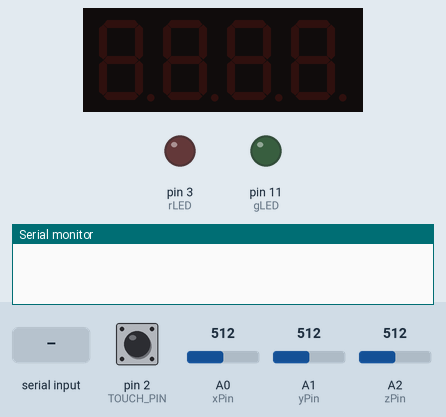
This sketch was run on a simulated Arduino Uno, built with avr-gcc and run on an emulated ATmega328P. On the bench: 4-digit seven-segment display, output pins drawn as LEDs (lit = HIGH), the last lines printed to the serial monitor. Inputs (shaded band) come from the test bench; at power-on: A0 (xPin) = 512, pin 2 (TOUCH_PIN) LOW, A1 (yPin) = 512, A2 (zPin) = 512.

Above: at 1.2 s.
1.3 s: "start\n" received over Serial
At 2.4 s:
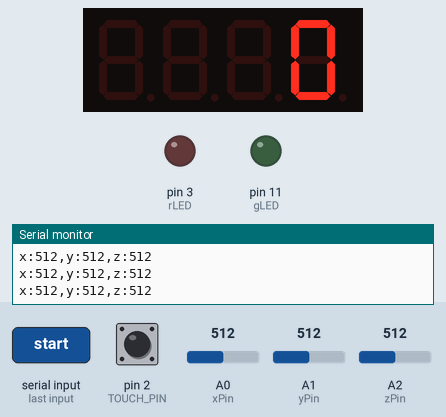
2.9 s: "90,45\n" received over Serial
At 3.3 s:
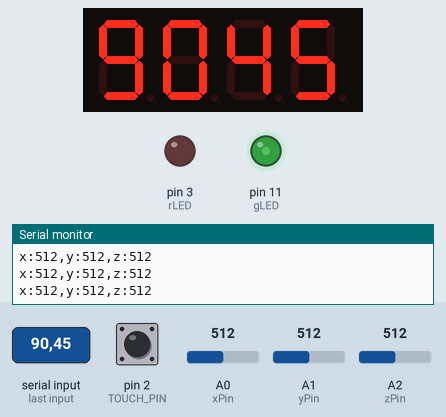
4.5 s: "30,150\n" received over Serial
At 5.4 s:
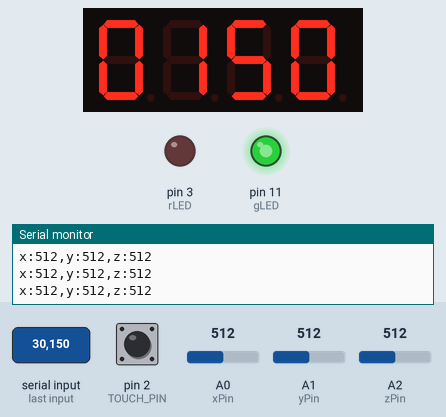
6.1 s: "1\n" received over Serial
At 7.3 s:
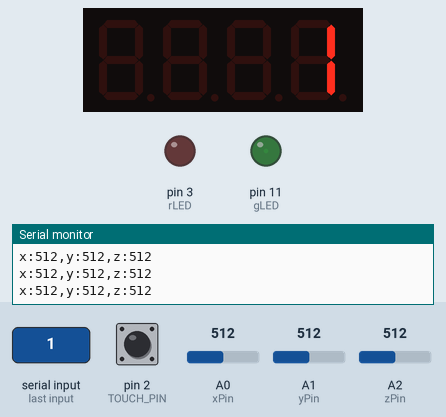
7.6 s: A0 (xPin) set to 983
10.6 s: A0 (xPin) set to 1010
Timing chart, 0 to 13.1 s (numbered marks = the images above; inputs shaded):
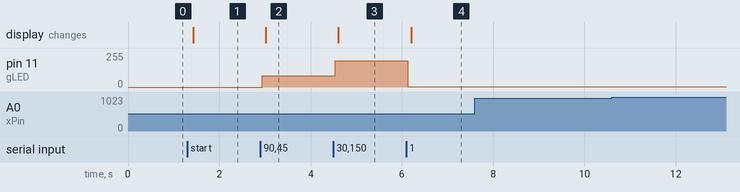

The sketch:

akcelerometar_timer.ino
```cpp
#include <TimerOne.h>
#include <TM1637Display.h>

String operation = "";
String inputString = "";
String last_operation = "";
String next_operation = "";
int num1 = 0;
bool calibration = false;
bool negative = false;
bool flag = false;

volatile int x = 0;
volatile int y = 0;
volatile int z = 0;
int value = 0;
int number = 0;
volatile byte stanje = 0;

const int xPin = A0;
const int yPin = A1;
const int zPin = A2;

const int TOUCH_PIN = 2;

const int rLED = 3;
const int gLED = 11;

const int CLK = 9;
const int DIO = 8;

TM1637Display display(CLK, DIO);

void setup()
{
  Serial.begin(9600);
  Timer1.initialize(100000);
  Timer1.attachInterrupt(timerIsr);
  pinMode(TOUCH_PIN, INPUT);
  attachInterrupt(digitalPinToInterrupt(TOUCH_PIN), takeValue, CHANGE);
  pinMode(rLED, OUTPUT);

  pinMode(gLED, OUTPUT);

  display.setBrightness(7);
}

void loop()
{
  if (operation == "calibrateX")
  {
    value = axisCalibration(x);
  }
  else if (operation == "calibrateY")
  {
    value = axisCalibration(y);
  }
  else if (operation == "calibrateZ")
  {
    value = axisCalibration(z);
  }
  else if (operation == "start")
  {
    ledDiode();
  }
}


//slanje brojeva tokom kalibracije
void takeValue()
{
  if (calibration)
  {
    printValue();
    calibration = false;
  }
}

//letenje
void ledDiode()
{
  printValue();
  while (operation != "kraj letenja")
  {
    serialEvent();
    if (negative)
    {
      analogWrite(rLED, number);
      analogWrite(gLED, 0);
    }
    else
    {
      analogWrite(gLED, number);
      analogWrite(rLED, 0);
    }
    printValue();
    display.showNumberDec(number);
  }
  analogWrite(rLED, 0);
  analogWrite(gLED, 0);
}

//slanje ocitanih vrednosti sa akcelometra
void printValue()
{
  for (int i = 0; i < 5; i++)
  {
    Serial.print("x:");
    Serial.print(x);
    Serial.print(",y:");
    Serial.print(y);
    Serial.print(",z:");
    Serial.print(z);
    Serial.print("\n");
  }
}

//citanje sa serial monitora
void serialEvent()
{
  while (Serial.available())
  {
    char inChar = (char)Serial.read();
    //ako smo stigli do kraja reda to je jedna komanda
    if (inChar == '\n')
    {

      operation = inputString;
      number = num1;
      num1 = 0;
      negative = flag;
      flag = false;
      //kalibracija
      if (inputString == "calibrateX" || inputString == "calibrateY" || inputString == "calibrateZ")
        calibration = true;
      inputString = "";
    }
    //u slucaju da je broj negativan
    else if (inChar == '-')
      flag = true;
    //citanje brojeva
    else if (inChar >= '0' && inChar <= '9')
    {
      num1 = num1 * 10 + inChar - '0';
    }
    else
    {
      inputString += inChar;
    }
  }
}

//prikaz na displeju
int axisCalibration(int value)
{
  if (stanje == 1)
  {
    display.showNumberDec(value);
    stanje = 0;
  }

  return value;
}


//citanje podataka sa akcelometra
void timerIsr()
{
  x = analogRead(xPin);
  y = analogRead(yPin);
  z = analogRead(zPin);
  stanje = 1;
}
```

Measured:
- after the input at 1.3 s, the display: changes after 0.13 s (image 1)
- after the input at 2.9 s, pin 11 (gLED): 0/255 → 85/255 at once; the display: changes after 0.12 s (image 2)
- after the input at 4.5 s, pin 11 (gLED): 85/255 → 198/255 at once; the display: changes after 0.11 s (image 3)
- after the input at 6.1 s, pin 11 (gLED): 198/255 → 1/255 at once; the display: changes after 0.10 s (image 4)
